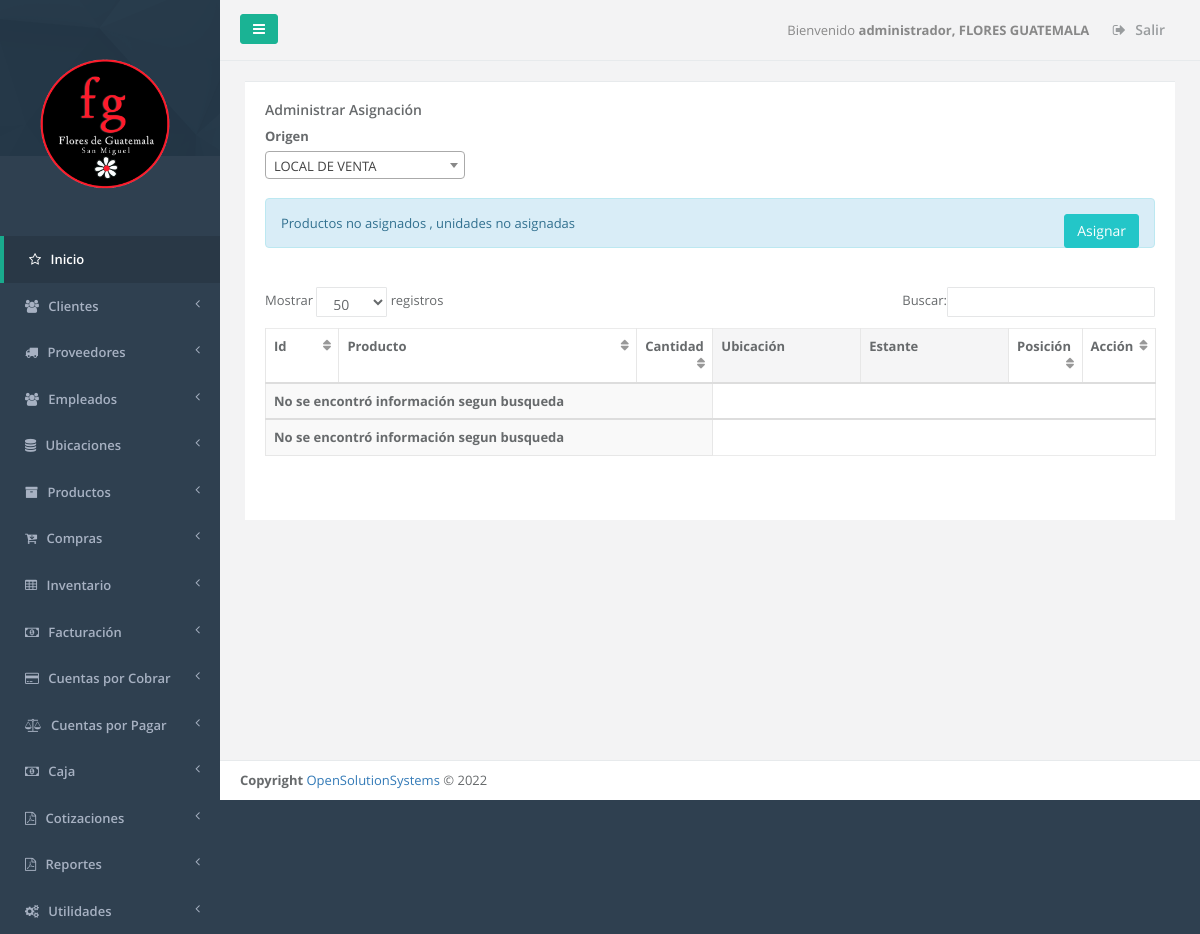
/admin_asignacion.php (signed in), run on the app's committed database.
### tables this page shows
CREATE TABLE `sucursal` (
  `id_server` int(11) NOT NULL,
  `unique_id` text NOT NULL,
  `id_sucursal` int(11) NOT NULL,
  `descripcion` text NOT NULL,
  `direccion` varchar(255) NOT NULL,
  `telefono1` varchar(20) NOT NULL,
  `telefono2` varchar(20) NOT NULL,
  `casa_matriz` tinyint(1) NOT NULL,
  `iva` float NOT NULL,
  `monto_retencion1` float NOT NULL,
  `monto_retencion10` float NOT NULL,
  `monto_percepcion` float NOT NULL,
  `n_sucursal` int(11) NOT NULL,
  `vigencia_factura` int(11) NOT NULL,
  `vigencia_pedido` int(11) NOT NULL,
  `giro` varchar(100) NOT NULL,
  `nrc` varchar(100) NOT NULL,
  `nit` varchar(100) NOT NULL,
  `razon_social` varchar(150) NOT NULL,
  `logo` varchar(150) NOT NULL,
  `serie_cof` varchar(100) NOT NULL,
  `desde_cof` int(11) NOT NULL,
  `hasta_cof` int(11) NOT NULL,
  `serie_ccf` varchar(100) NOT NULL,
  `desde_ccf` int(11) NOT NULL,
  `hasta_ccf` int(11) NOT NULL,
  `ultima_act` date NOT NULL
);

CREATE TABLE `menu` (
  `id_server` int(11) NOT NULL,
  `unique_id` text NOT NULL,
  `id_menu` int(11) NOT NULL,
  `nombre` varchar(250) DEFAULT NULL,
  `prioridad` int(11) DEFAULT NULL,
  `icono` varchar(250) NOT NULL,
  `visible` tinyint(1) NOT NULL
);

### _conexion.php (called while the page is built, shortened)
<?php
$username = "root";
$password = "admin$2022**.";
$hostname = "localhost";
$dbname = "flores_guatemala";
$conexion = mysqli_connect("$hostname","$username","$password","$dbname");
function _query($sql_string){
  global $conexion;
  mysqli_set_charset($conexion,"utf8");
  $query=mysqli_query($conexion,$sql_string);
  return $query;
}
function _fetch_array($sql_string){
  $fetched = mysqli_fetch_array($sql_string,MYSQLI_ASSOC);
  return $fetched;
}
function _num_rows($sql_string){
  $rows = mysqli_num_rows($sql_string);
  return $rows;
}
function get_name_script($url){
  if ( strpos($url, '/') !== FALSE ){
    $nombre_archivo_tmp = explode('/', $url);
  }
  $nombre_archivo= array_pop($nombre_archivo_tmp );
  return  $nombre_archivo;
}
function permission_usr($id_user,$filename){
  $sql1="SELECT menu.id_menu, menu.nombre as nombremenu, menu.prioridad,
  modulo.id_modulo,  modulo.nombre as nombremodulo, modulo.descripcion, modulo.filename,
  usuario_modulo.id_usuario,usuario.admin as admin
  FROM menu, modulo, usuario_modulo, usuario
  WHERE usuario.id_usuario='$id_user'
  AND menu.id_menu=modulo.id_menu
  AND usuario.id_usuario=usuario_modulo.id_usuario
  AND usuario_modulo.id_modulo=modulo.id_modulo
  AND modulo.filename='$filename'
  ";
  $result1=_query($sql1);
  $count1=_num_rows($result1);
  if($count1 >0){
    $row1=_fetch_array($result1);
    $admin=$row1['admin'];
    $nombremodulo=$row1['nombremodulo'];
    $filename=$row1['filename'];
    $name_link=$filename;
  }
  else{
    $name_link='NOT';
  }
  return $name_link;
}
?>

### admin_asignacion.php (the view, shortened to what this page needs)
<?php
function initial()
{
$_PAGE = array();
$_PAGE ['links'] = null;
$_PAGE ['links'] .= '<link href="css/bootstrap.min.css" rel="stylesheet">';
$_PAGE ['links'] .= '<link href="font-awesome/css/font-awesome.css" rel="stylesheet">';
$_PAGE ['links'] .= '<link href="css/plugins/iCheck/custom.css" rel="stylesheet">';
$_PAGE ['links'] .= '<link href="css/plugins/toastr/toastr.min.css" rel="stylesheet">';
$_PAGE ['links'] .= '<link href="css/plugins/dataTables/dataTables.bootstrap.css" rel="stylesheet">';
$_PAGE ['links'] .= '<link href="css/plugins/dataTables/dataTables.responsive.css" rel="stylesheet">';
$_PAGE ['links'] .= '<link href="css/plugins/select2/select2.css" rel="stylesheet">';
$_PAGE ['links'] .= '<link href="css/plugins/dataTables/dataTables.tableTools.min.css" rel="stylesheet">';
$_PAGE ['links'] .= '<link href="css/animate.css" rel="stylesheet">';
$_PAGE ['links'] .= '<link href="css/style.css" rel="stylesheet">';
include_once "header.php";
include_once "main_menu.php";
$id_user=$_SESSION["id_usuario"];
$admin=$_SESSION["admin"];
$uri = $_SERVER['SCRIPT_NAME'];
$filename=get_name_script($uri);
$links=permission_usr($id_user, $filename);
?>
<div class="wrapper wrapper-content  animated fadeInRight">
	<div class="row" id="row1">
		<div class="col-lg-12">
			<div class="ibox float-e-margins">
				<?php
				if ($links!='NOT' || $admin=='1') {
					?>
					<div class="ibox-content">
						<header>
							<h4>Administrar Asignación</h4>
						</header>
            <div class="row">
              <div class="col-lg-3">
                <label>Origen</label>
              </div>
              <div class="col-lg-12">
                <br>
                <div class="alert alert-info" role="alert">
                    Productos no asignados <label id='no_asignado'></label>, unidades no asignadas <label id="num_no"></label>
                    <button type="button" class="btn btn-info pull-right" style="" id="asignar" name="asignar">Asignar </button>
                    <br>
                </div>
              </div>
            </div>
            <br>
						<section>
              <form id="frm1" class="" target="_self" action="agregar_reasignacion.php" method="POST">
                <input type="hidden" id="params" name="params" value="">
              </form>
							<table class="table table-striped table-bordered table-hover"  id="editable2">
								<thead>
									<tr>
										<th class="col-lg-1">Id</th>
										<th class="col-lg-4">Producto</th>
										<th class="col-lg-1">Cantidad</th>
										<th class="col-lg-2"> Ubicación </th>
										<th class="col-lg-2">Estante</th>
										<th class="col-lg-1">Posición</th>
                    <th class="col-lg-1">Acción</th>
									</tr>
								</thead>
							</table>
						</section>
					</div>
				</div>
				</div>
			</div>
		</div>
		<?php
        include("footer.php");
                } else {
        echo "<br><br><div class='alert alert-warning'>No tiene permiso para este modulo.</div></div></div></div></div>";
        include("footer.php");
    }
  }
  if (!isset($_REQUEST['process'])) {
      initial();
  }
  ?>

### main_menu.php (shortened to what this page needs)
<?php
  $id_sucursal = $_SESSION['id_sucursal'];
  $sql_sucursal = "SELECT * FROM sucursal WHERE id_sucursal = '$id_sucursal'";
  $query_sucursal = _query($sql_sucursal);
  $row_sucursal = _fetch_array($query_sucursal);
  $logo = $row_sucursal['logo'];
?>
<nav class="navbar-default navbar-static-side" role="navigation">
  <div class="sidebar-collapse">
    <ul class="nav" id="side-menu">
      <li class="nav-header">
        <div class="dropdown profile-element"> <span>
          <img alt="image" class="img-responsive" src="<?php echo $logo;  ?>" width="180px" style="margin-left: -3%;">
        </span>
      </div>
    </li>
    <?php
    $id_user=$_SESSION["id_usuario"];
    $admin=$_SESSION["admin"];
    $icono='fa fa-star-o';
    $sql_menus="SELECT id_menu, nombre, prioridad,icono FROM menu order by prioridad";
    $result=_query($sql_menus);
    $main_lnk='dashboard.php';
    if($admin=='1')
    {
      echo  "<li class='active'>";
      echo "<a href='dashboard.php'><i class='".$icono."'></i> <span class='nav-label'>Inicio</span></a>";
      echo  "</li>";
    }
    else
    {
      echo  "<li class='active'>";
      echo "<a href='dashboard.php'><i class='".$icono."'></i> <span class='nav-label'>Inicio</span></a>";
      echo  "</li>";
    }
    while($row=_fetch_array($result))
    {
      $menuname=$row['nombre'];
      $id_menu=$row['id_menu'];
      $icono=$row['icono'];
      if($admin=='1')
      {
        $sql_links="SELECT distinct menu.id_menu, menu.nombre as nombremenu, menu.prioridad,
        modulo.id_modulo, modulo.nombre as nombremodulo, modulo.descripcion, modulo.filename, usuario.admin
        FROM menu, modulo, usuario
        WHERE usuario.id_usuario='$id_user'
        AND usuario.admin='1'
        AND menu.id_menu='$id_menu'
        AND menu.id_menu=modulo.id_menu
        AND modulo.mostrarmenu='1'
        AND menu.visible=1
        ";
      }
      $result_modules=_query($sql_links);
      $numrow2=_num_rows($result_modules);
      if($numrow2>0)
      {
        echo "<li><a href='".$main_lnk."'><i class='".$icono."'></i></i> <span class='nav-label'>".$menuname."</span> <span class='fa arrow'></span></a>";
        echo" </li>";
      }
    }
  ?>
</div>
</nav>
<div id="page-wrapper" class="gray-bg">
  <div class="row border-bottom">
    <nav class="navbar navbar-static-top" role="navigation" style="margin-bottom: 0">
      <div class="navbar-header">
        <a class="navbar-minimalize minimalize-styl-2 btn btn-primary"><i class="fa fa-bars"></i> </a>
      </div>
      <?php
      $id_sucursal=$_SESSION["id_sucursal"];
      $qsucursal=_query("SELECT descripcion FROM sucursal WHERE id_sucursal='$id_sucursal'");
      $row_sucursal=_fetch_array($qsucursal);
      $sucursal=$row_sucursal["descripcion"];
      ?>
      <ul class="nav navbar-top-links navbar-right">
        <li>
          <span class="m-r-sm text-muted welcome-message">Bienvenido <b><?php echo $_SESSION["nombre"].", ".$sucursal ?> </b></span>
        </li>
        <li>
          <a href="logout.php">
            <i class="fa fa-sign-out"></i> Salir
          </a>
        </li>
      </ul>
    </nav>
  </div>

### data on the page
sucursal: logo (picture), descripcion "FLORES GUATEMALA"
menu: nombre "Clientes"
menu: nombre "Proveedores"
menu: nombre "Empleados"
menu: nombre "Ubicaciones"
menu: nombre "Productos"
menu: nombre "Compras"
menu: nombre "Inventario"
menu: nombre "Facturación"
menu: nombre "Cuentas por Cobrar"
menu: nombre "Cuentas por Pagar"
menu: nombre "Caja"
menu: nombre "Cotizaciones"
menu: nombre "Reportes"
menu: nombre "Utilidades"

### other printed values
$_SESSION["nombre"] "administrador"
